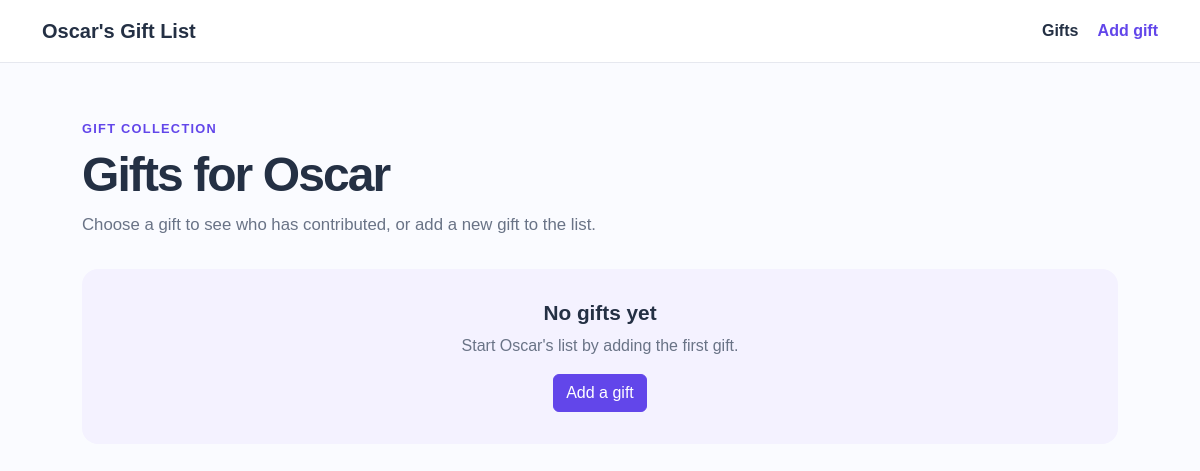
Before: / with the older database file.
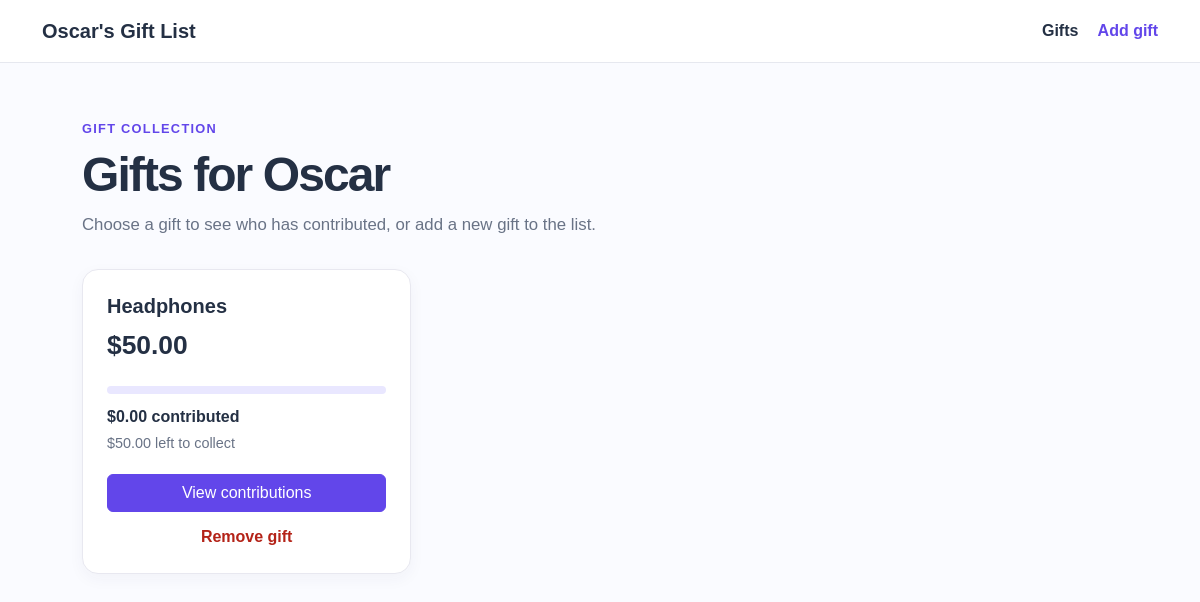
After: the same page with the newer database file.
### tables this page shows
CREATE TABLE gifts (
                id INTEGER PRIMARY KEY AUTOINCREMENT,
                gift_name TEXT NOT NULL,
                price REAL NOT NULL CHECK (price >= 0)
            );

### app.py (the view)
@app.route("/")
def home():
    with engine.connect() as connection:
        gifts = connection.execute(text("""
            SELECT gifts.id, gifts.gift_name, gifts.price,
                   COALESCE(SUM(contributions.amount), 0) AS total_contributed
            FROM gifts LEFT JOIN contributions ON contributions.gift_id = gifts.id
            GROUP BY gifts.id, gifts.gift_name, gifts.price ORDER BY gifts.id DESC
        """)).mappings().all()
    return render_template("index.html", gifts=gifts)

### templates/index.html
{% extends 'base.html' %}
{% block content %}
<section class="page-intro"><p class="eyebrow">Gift collection</p><h1>Gifts for Oscar</h1><p>Choose a gift to see who has contributed, or add a new gift to the list.</p></section>
{% if gifts %}<div class="row g-4">{% for gift in gifts %}{% set remaining = [gift.price - gift.total_contributed, 0] | max %}
<div class="col-12 col-md-6 col-lg-4"><article class="gift-card"><h2>{{ gift.gift_name }}</h2><p class="price">${{ '%.2f' | format(gift.price) }}</p><div class="progress"><div class="progress-bar" style="width: {{ [gift.total_contributed / gift.price * 100 if gift.price else 100, 100] | min }}%"></div></div><p class="funding">${{ '%.2f' | format(gift.total_contributed) }} contributed</p>{% if remaining > 0 %}<p class="remaining">${{ '%.2f' | format(remaining) }} left to collect</p>{% else %}<p class="goal-reached">Goal reached!</p>{% endif %}<a class="btn btn-primary w-100" href="{{ url_for('contributions', gift_id=gift.id) }}">View contributions</a><form class="remove-gift-form" action="{{ url_for('remove_gift', gift_id=gift.id) }}" method="post"><button class="remove-button" type="submit">Remove gift</button></form></article></div>
{% endfor %}</div>{% else %}<section class="empty-state"><h2>No gifts yet</h2><p>Start Oscar's list by adding the first gift.</p><a class="btn btn-primary" href="{{ url_for('add_gift') }}">Add a gift</a></section>{% endif %}
{% endblock %}

### templates/base.html (shortened to what this page needs)
<!DOCTYPE html>
<html lang="en">
<head>
    <link href="https://cdn.jsdelivr.net/npm/bootstrap@5.3.0/dist/css/bootstrap.min.css" rel="stylesheet">
    <link rel="stylesheet" href="{{ url_for('static', filename='css/styles.css') }}">
</head>
<body>
    <header class="site-header"><div class="container d-flex flex-wrap align-items-center justify-content-between gap-3">
        <a class="brand" href="{{ url_for('home') }}">Oscar's Gift List</a>
        <nav aria-label="Main navigation"><a href="{{ url_for('home') }}">Gifts</a><a class="nav-add" href="{{ url_for('add_gift') }}">Add gift</a></nav>
    </div></header>
    <main class="container page-content">{% block content %}{% endblock %}</main>
</body>
</html>

### static/css/styles.css (style rules this page uses)
:root { --ink: #243044; --muted: #697386; --purple: #6246ea; --pale: #f4f2ff; }
body { background: #fafbff; color: var(--ink); font-family: Arial, sans-serif; }
.site-header { background: white; border-bottom: 1px solid #e6e8ef; padding: 1rem 0; }
.brand { color: var(--ink); font-size: 1.25rem; font-weight: 700; text-decoration: none; }
nav a { color: var(--ink); font-weight: 600; margin-left: 1.2rem; text-decoration: none; }
nav .nav-add { color: var(--purple); }
.page-content { max-width: 1060px; padding-bottom: 3rem; padding-top: 3.5rem; }
.page-intro { margin-bottom: 2rem; max-width: 650px; }
.page-intro h1, .form-panel h1 { font-size: clamp(2rem, 5vw, 3rem); font-weight: 750; letter-spacing: -.04em; }
.page-intro p:not(.eyebrow), .form-panel > p { color: var(--muted); font-size: 1.05rem; }
.eyebrow { color: var(--purple); font-size: .8rem; font-weight: 700; letter-spacing: .1em; margin-bottom: .5rem; text-transform: uppercase; }
.gift-card { background: white; border: 1px solid #e8e8f0; border-radius: 16px; box-shadow: 0 5px 16px #2530540b; height: 100%; padding: 1.5rem; }
.gift-card h2 { font-size: 1.25rem; font-weight: 700; }
.price { font-size: 1.65rem; font-weight: 700; margin-bottom: 1.25rem; }
.progress { background: #e9e7ff; height: .55rem; margin-bottom: .65rem; }
.funding { font-weight: 700; margin-bottom: .25rem; }
.remaining { color: var(--muted); font-size: .9rem; margin-bottom: 1.25rem; }
.btn-primary { background: var(--purple); border-color: var(--purple); }
.remove-gift-form { margin: .8rem 0 0; text-align: center; }
form { margin-top: 1.75rem; }
.remove-button { background: transparent; border: 0; color: #b42318; font-weight: 700; padding: 0; }

Changed rows visible on the page:
added gifts: gift_name "Headphones", price "50.00"
Other visible differences:
new list line: "$ $ 0.00 contributed $ 50.00 left to collect View contributions Remove gift"
text no longer shown: "No gifts yet Start Oscar's list by adding the first gift. Add a gift"
